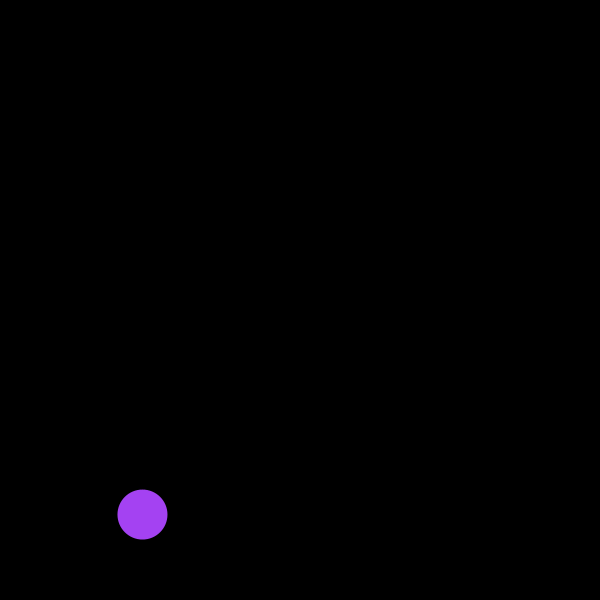
Frame 1 (no input)
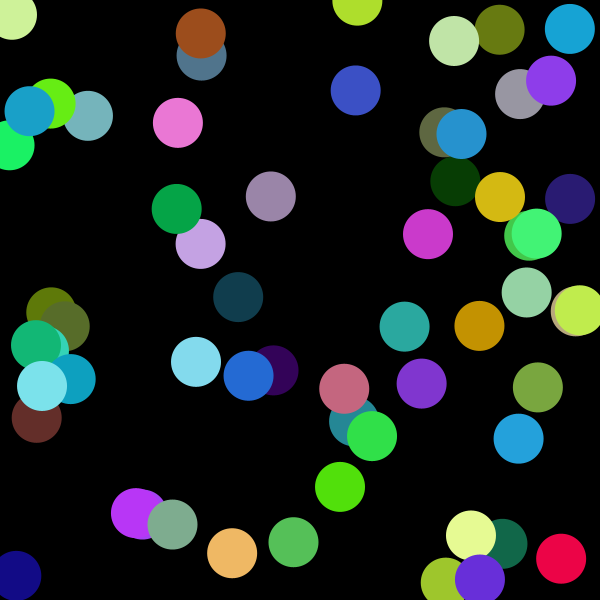
Frame 60 (the mouse pressed at the canvas centre just before this capture)
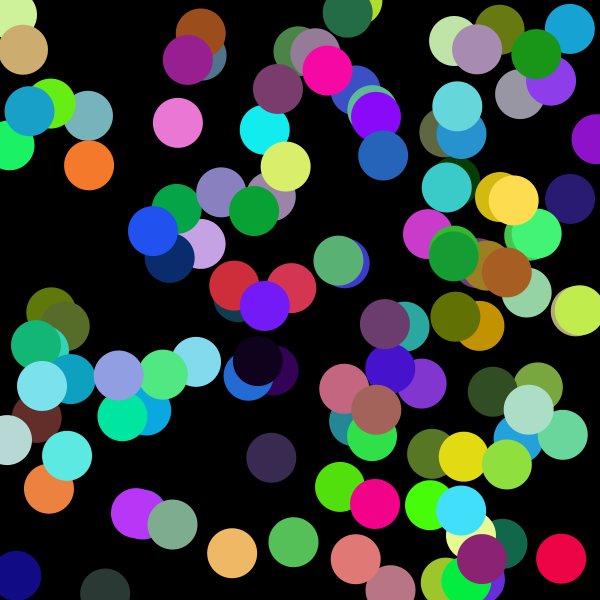
Frame 120 (the mouse held since frame 60 and released just before this capture)

The Processing sketch that drew these frames (run headless with seeded random() and noise(); from frame 60 on, the mouse is pressed at the canvas centre):

// Processing sketch: p02_demo3
// ── p02_demo3.pde
void setup()
{
  size(600, 600);
  smooth();
  background(0);
}


void draw()
{
  noStroke();
  fill(random(255), random(255), random(255));
  ellipse(random(width), random(height), 50, 50);
}
